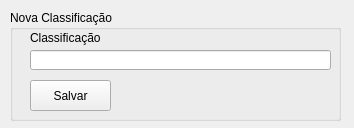
<?xml version="1.0" encoding="UTF-8"?>
<ui version="4.0">
 <class>MainWindow</class>
 <widget class="QMainWindow" name="MainWindow">
  <property name="geometry">
   <rect>
    <x>0</x>
    <y>0</y>
    <width>354</width>
    <height>128</height>
   </rect>
  </property>
  <property name="windowTitle">
   <string>Adicionar Classificacao</string>
  </property>
  <widget class="QWidget" name="centralwidget">
   <widget class="QGroupBox" name="groupBox">
    <property name="geometry">
     <rect>
      <x>10</x>
      <y>10</y>
      <width>331</width>
      <height>111</height>
     </rect>
    </property>
    <property name="title">
     <string>Nova Classificação</string>
    </property>
    <widget class="QLineEdit" name="txtClassificacao">
     <property name="geometry">
      <rect>
       <x>20</x>
       <y>40</y>
       <width>301</width>
       <height>20</height>
      </rect>
     </property>
    </widget>
    <widget class="QLabel" name="label">
     <property name="geometry">
      <rect>
       <x>20</x>
       <y>20</y>
       <width>121</width>
       <height>16</height>
      </rect>
     </property>
     <property name="text">
      <string>Classificação</string>
     </property>
    </widget>
    <widget class="QPushButton" name="btnSalvarClassificacao">
     <property name="geometry">
      <rect>
       <x>20</x>
       <y>70</y>
       <width>81</width>
       <height>31</height>
      </rect>
     </property>
     <property name="text">
      <string>Salvar</string>
     </property>
     <property name="icon">
      <iconset>
       <normaloff>icones/floppy-disk_1311670.png</normaloff>icones/floppy-disk_1311670.png</iconset>
     </property>
    </widget>
   </widget>
  </widget>
 </widget>
 <resources/>
 <connections/>
</ui>
